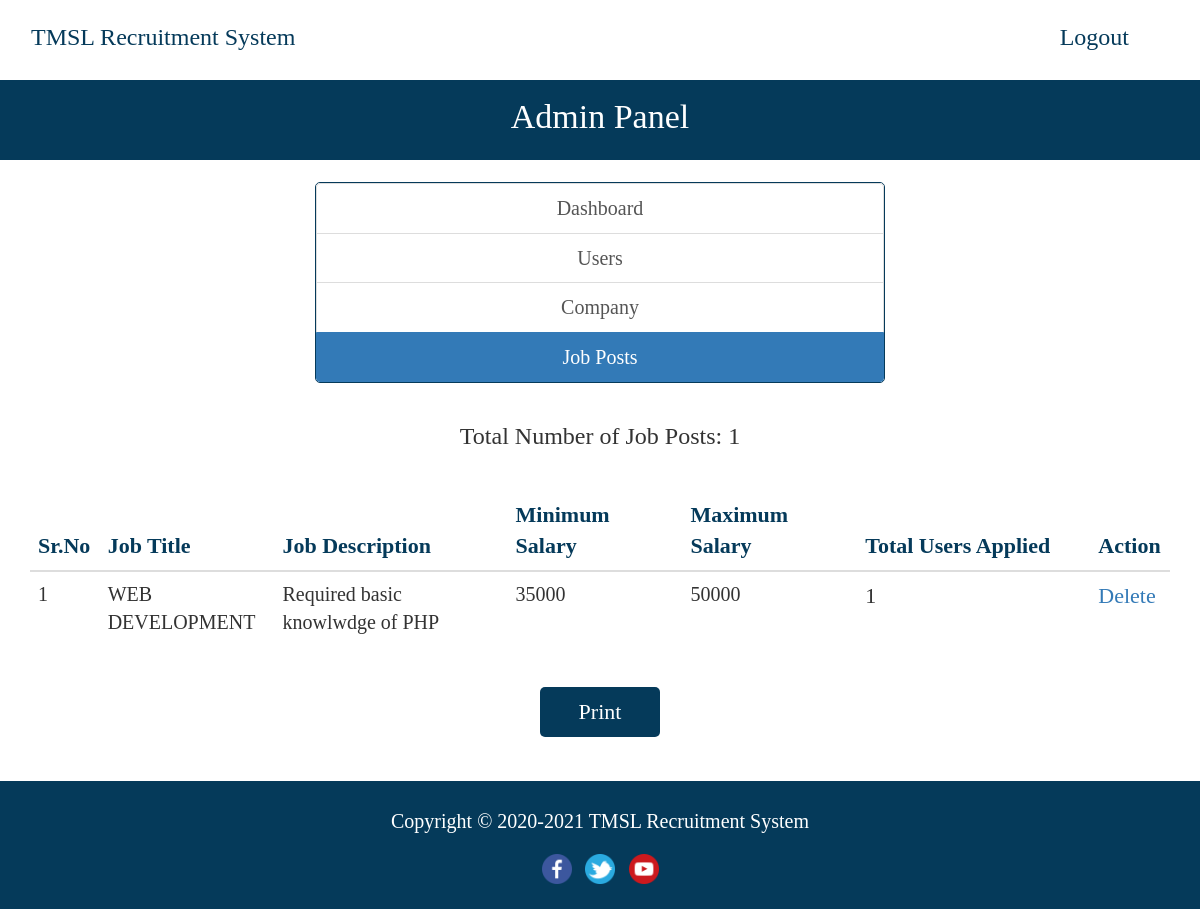
Page /admin/job-posts.php (signed in) on the committed database.
### tables this page shows
CREATE TABLE `job_post` (
  `id_jobpost` int(11) NOT NULL,
  `id_company` int(11) NOT NULL,
  `jobtitle` varchar(255) NOT NULL,
  `description` text NOT NULL,
  `minimumsalary` varchar(255) NOT NULL,
  `maximumsalary` varchar(255) NOT NULL,
  `experience` varchar(255) NOT NULL,
  `qualification` varchar(255) NOT NULL,
  `createdAt` timestamp NOT NULL DEFAULT CURRENT_TIMESTAMP
);

### admin/job-posts.php (the view, shortened to what this page needs)
<?php
require_once("../db.php");
?>
<!DOCTYPE html>
<html lang="en">
  <head>
    <link rel="stylesheet" href="https://maxcdn.bootstrapcdn.com/bootstrap/3.3.7/css/bootstrap.min.css">
  </head>
  <body>
  <font face="calibri">
    <section>
  <div class="container">
  <div class="row">
  <header>
    <nav class="navbar navbar-default" style="margin-bottom: 0; height: 80px; background-color: white; border-color: transparent;">
      <div class="container-fluid">
        <div class="navbar-header">
          <a class="navbar-brand" style="font-size: 24px; color: #053a5a; line-height: 42px;" href="index.php">TMSL Recruitment System</a>
        </div>
        <div class="collapse navbar-collapse" id="bs-example-navbar-collapse-1">
          <ul class="nav navbar-nav navbar-right">
            <li style="padding-right: 25px;"><a href="../logout.php" style="font-size: 24px; color: #053a5a; line-height: 42px;">Logout</a></li>
          </ul>
        </div>
      </div>
    </nav>
  </header>
  </div>
  </div>
  </section>
     <div style="background-color: #053a5a; height: 80px;">
    <p style="font-size: 34px; color: white; text-align: center; line-height: 73px;">Admin Panel</p>
  </div>
  <br>
    <div class="container">
      <div class="row">
        <div class="col-md-12" align="center">
          <div class="list-group" align="center" style="width: 50%; border: 1px solid #053a5a; border-radius: 5px;">
            <a href="dashboard.php" class="list-group-item" style="font-size: 20px;">Dashboard</a>
            <a href="user.php" class="list-group-item" style="font-size: 20px;">Users</a>
            <a href="company.php" class="list-group-item" style="font-size: 20px;">Company</a>
            <a href="job-posts.php" class="list-group-item active" style="font-size: 20px;">Job Posts</a>
          </div>
        </div>
        <br>
         <div class="col-md-12" align="center" style="font-size: 22px;" id="print">
        <?php
          $sql = "SELECT * FROM job_post";
          $result = $conn->query($sql);
          if($result->num_rows > 0) {
            echo '<h3>Total Number of Job Posts: ' . $result->num_rows . '</h3>';
          }
        ?>
        <br>
          <table class="table">
            <thead>
              <th style="font-size: 22px; color: #053a5a; width: 5%">Sr.No</th>
              <th style="font-size: 22px; color: #053a5a; width: 15%">Job Title</th>
              <th style="font-size: 22px; color: #053a5a; width: 20%">Job Description</th>
              <th style="font-size: 22px; color: #053a5a; width: 15%">Minimum Salary</th>
              <th style="font-size: 22px; color: #053a5a; width: 15%">Maximum Salary</th>
              <th style="font-size: 22px; color: #053a5a; width: 20%">Total Users Applied</th>
              <th style="font-size: 22px; color: #053a5a; width: 5%">Action</th>
            </thead>
            <tbody>
              <?php
                $sql = "SELECT * FROM job_post";
                $result = $conn->query($sql);
                if($result->num_rows > 0) {
                  $i = 0;
                  while($row = $result->fetch_assoc()) {
                    ?>
                      <tr>
                        <td style="font-size: 20px;"><?php echo ++$i; ?></td>
                        <td style="font-size: 20px;"><?php echo $row['jobtitle']; ?></td>
                        <td style="font-size: 20px;"><?php echo $row['description']; ?></td>
                        <td style="font-size: 20px;"><?php echo $row['minimumsalary']; ?></td>
                        <td style="font-size: 20px;"><?php echo $row['maximumsalary']; ?></td>
                        <?php
                          $sql1 = "SELECT COUNT(apply_job_post.id_apply) AS totalNo FROM job_post INNER JOIN apply_job_post ON job_post.id_jobpost=apply_job_post.id_jobpost WHERE job_post.id_jobpost='$row[id_jobpost]'";
                          $result1 = $conn->query($sql1);
                          if($result1->num_rows > 0) {
                             while($row1 = $result1->fetch_assoc()) {
                            ?>
                             <td><?php echo $row1['totalNo']; ?></td>
                            <?php
                          }
                        }
                        ?>
                        <td><a href="delete-job-post.php?id=<?php echo $row['id_jobpost']; ?>">Delete</a></td>
                      </tr>
                    <?php
                  }
                }
              ?>
            </tbody>
          </table>
        </div>
      </div>
    </div><br>
  <div align="center">
  <button onclick="printDiv('print')" style="background-color: #053a5a; width: 120px; height: 50px; padding-left: 10px; padding-right: 10px; font-size: 22px; color:white; border-color: transparent; border-radius: 5px;">Print</button>
</div>
    <br><br>
        <footer id="footer" style="background-color: #053a5a; height: 80px;">
    <p style="color:white; font-size: 20px; line-height: 80px; text-align: center;">
    Copyright &copy; 2020-2021 <a href="index.php" style="color:white;">TMSL Recruitment System </a>
    </p>
    <div align="center" style="background-color: #053a5a; margin-top: -1.4%; height: 55px;">
    <a href="https://www.facebook.com/tigkolkata" target="_blank"><img src="../img/facebook.png" style="width: 30px; height: 30px; margin-left: 5px; margin-right: 5px;" /></a>
    <a href="https://twitter.com/tiukolkata" target="_blank"><img src="../img/twitter.png" style="width: 30px; height: 30px; margin-left: 5px; margin-right: 5px;" /></a>
    <a href="https://www.youtube.com/user/technoindiagroup" target="_blank"><img src="../img/youtube.png" style="width: 30px; height: 30px; margin-left: 5px; margin-right: 5px;" /></a>
    </div>
  </footer>
  </body>
</html>

### rows in the picture
job_post: jobtitle "WEB DEVELOPMENT", description "Required basic knowlwdge of PHP", minimumsalary "35000", maximumsalary "50000", totalNo "1"

### other values in the picture
$result->num_rows "1"
